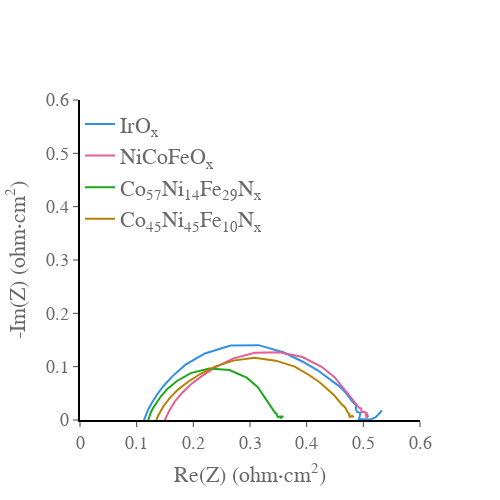

Notebook code for this chart:
### Code cell
import numpy as np
import plotly.graph_objects as go
import pandas as pd
import plotly.express as px
from EC_data_processing_lib import get_header_length
from EC_data_processing_lib import analyse_file
from EC_data_processing_lib import get_decimal_separator
from pandas import DataFrame as df
from Data_setup_AEMEL_NewCell_CP import data_set
import os
from galvani import BioLogic

fig = go.Figure()
colors = px.colors.qualitative.Dark24
fig_title = 'AEMEL'
for i in data_set:
    file = data_set[i]['data_PEIS']
    if not os.path.exists(file):
        print("File not found: " + file)
        continue
    if file.endswith('mpt'):
        headerlength = get_header_length(file)
        data = pd.read_csv(file, encoding='ansi', sep="\t", decimal=get_decimal_separator(file),  skiprows=range(headerlength))
        
    else:
        mpr_file = BioLogic.MPRfile(file)
        data = pd.DataFrame(mpr_file.data)
        
    
    real = data['Re(Z)/Ohm']*5
    imaginary = data['-Im(Z)/Ohm']*5
       
   
    fig.add_trace(go.Scatter(
        x=real,
        y=imaginary,
        name= data_set[i]['label'],
        line_color = colors[data_set[i]['color_index']],
    )
           
    )
fig.update_xaxes(range=[0, 0.6],
    nticks=10,
    ticks='outside',
    showgrid=False, gridwidth=1, gridcolor='grey',
    zeroline=False, zerolinecolor='grey', zerolinewidth= 1,
    showline=True, linewidth=2, linecolor='black')

fig.update_yaxes(range=[0, 0.6],
    nticks=10,
    showgrid=False, gridwidth=1, gridcolor='grey',
    ticks='outside',
    zeroline=True, zerolinecolor='grey', zerolinewidth= 1,
    showline=True, linewidth=2, linecolor='black')
fig.update_layout(
    
    xaxis_title="Re(Z) (ohm⋅cm<sup>2</sup>)",
    yaxis_title="-Im(Z) (ohm⋅cm<sup>2</sup>)",
    font=dict(
        family="Times New Roman, monospace",
        size=18,
        color="dimgrey"
        
    )
)

fig.update_layout({
    "plot_bgcolor": "rgba(0, 0, 0, 0)",
    'paper_bgcolor': 'rgba(0, 0, 0, 0)', #sets the background to be transparent... might appear black in .jpeg but will be transparent in the .svg
})
fig.update_layout(
    width = 500,
    height = 500,
    legend=dict(
    yanchor="top",
    y=0.99,
    xanchor="left",
    x=0,
    font=dict(
        family="Times New Roman, monospace",
        size=22,
        color="dimgrey",
    ),
    )
)
fig.show()
fig.write_image(fig_title + 'PEIS.jpeg')
fig.write_image(fig_title + 'PEIS.svg')

### Figure 1 — Plotly figure (JSON) as saved in the notebook; plotly's stock layout.template omitted (floating-point values rounded to 4 significant figures)
{"data": [{"line": {"color": "#2E91E5"}, "name": "IrO<sub>x</sub>", "type": "scatter", "x": [-0.6123, -0.2104, -0.01916, 0.05224, 0.08914, 0.0957, 0.09659, 0.1008, 0.1037, 0.1076, 0.1109, 0.1155, 0.1205, 0.1272, 0.1355, 0.1467, 0.1628, 0.1864, 0.2205, 0.2657, 0.3151, 0.3588, 0.3931, 0.4187, 0.4387, 0.4577, 0.4695, 0.4795, 0.4886, 0.4863, 0.489, 0.4951, 0.4924, 0.5112, 0.5215, 0.5261, 0.5297, 0.5326], "y": [-0.7517, -0.695, -0.5347, -0.3763, -0.259, -0.1797, -0.1189, -0.07465, -0.04404, -0.02195, -0.005549, 0.008188, 0.02022, 0.03288, 0.04685, 0.06288, 0.08187, 0.1038, 0.1247, 0.1395, 0.1403, 0.127, 0.1093, 0.09363, 0.07834, 0.06314, 0.05048, 0.03596, 0.02634, 0.02274, 0.01499, 0.01324, 0.001927, 0.0007668, 0.004809, 0.009429, 0.01407, 0.01809]}, {"line": {"color": "#E15F99"}, "name": "NiCoFeO<sub>x</sub>", "type": "scatter", "x": [-0.4234, -0.1106, 0.0299, 0.08787, 0.12, 0.1297, 0.1354, 0.1419, 0.149, 0.158, 0.1678, 0.1805, 0.196, 0.2148, 0.2393, 0.2698, 0.3085, 0.3517, 0.3925, 0.4263, 0.4492, 0.4628, 0.4742, 0.4814, 0.4862, 0.4923, 0.4962, 0.4968, 0.5011, 0.5068, 0.5043, 0.5058, 0.509, 0.5072, 0.5062, 0.5078, 0.5064, 0.5042], "y": [-0.4954, -0.4672, -0.3587, -0.2447, -0.1591, -0.1037, -0.06038, -0.027, -0.001646, 0.01839, 0.03547, 0.05125, 0.06694, 0.08227, 0.09894, 0.1151, 0.1259, 0.1272, 0.1181, 0.09985, 0.08017, 0.06225, 0.0486, 0.0388, 0.03204, 0.02317, 0.02147, 0.01496, 0.01522, 0.01268, 0.01164, 0.003882, 0.0088, 0.005113, 0.005176, 0.007369, 0.01086, 0.01125]}, {"line": {"color": "#1CA71C"}, "name": "Co<sub>57</sub>Ni<sub>14</sub>Fe<sub>29</sub>N<sub>x</sub>", "type": "scatter", "x": [-0.566, -0.178, 0.004736, 0.0665, 0.1012, 0.1083, 0.1104, 0.1113, 0.1135, 0.1157, 0.1183, 0.1211, 0.1247, 0.1289, 0.1347, 0.1426, 0.1535, 0.1706, 0.1953, 0.2281, 0.2637, 0.2942, 0.3138, 0.3246, 0.331, 0.3348, 0.3382, 0.3419, 0.3441, 0.3469, 0.3474, 0.3492, 0.3537, 0.3541, 0.3562, 0.3571, 0.3586, 0.3577], "y": [-0.6024, -0.6019, -0.4595, -0.3211, -0.219, -0.1536, -0.1018, -0.06492, -0.0392, -0.02077, -0.007136, 0.003744, 0.01333, 0.0226, 0.03231, 0.04405, 0.05788, 0.07271, 0.08794, 0.09653, 0.09363, 0.07947, 0.06155, 0.04481, 0.03423, 0.02651, 0.02227, 0.0172, 0.01378, 0.01215, 0.008427, 0.005596, 0.006788, 0.003369, 0.004462, 0.006068, 0.007304, 0.006444]}, {"line": {"color": "#B68100"}, "name": "Co<sub>45</sub>Ni<sub>45</sub>Fe<sub>10</sub>N<sub>x</sub>", "type": "scatter", "x": [-0.5403, -0.1664, 0.004517, 0.0673, 0.1039, 0.1122, 0.1179, 0.1226, 0.1293, 0.1371, 0.1472, 0.1589, 0.1734, 0.1909, 0.2119, 0.2382, 0.2708, 0.3076, 0.3454, 0.3789, 0.4035, 0.4234, 0.4372, 0.448, 0.4556, 0.4618, 0.468, 0.4703, 0.4726, 0.4757, 0.4747, 0.4761, 0.4815, 0.4786, 0.4789, 0.4794, 0.4807, 0.4837], "y": [-0.6111, -0.5995, -0.4539, -0.3192, -0.213, -0.143, -0.08747, -0.04652, -0.01629, 0.00665, 0.02577, 0.04205, 0.05744, 0.07175, 0.0862, 0.1, 0.1113, 0.1165, 0.1113, 0.1002, 0.08489, 0.07041, 0.05735, 0.04693, 0.03717, 0.02931, 0.02359, 0.01833, 0.01421, 0.01104, 0.008936, 0.005705, 0.008111, 0.005397, 0.005983, 0.007134, 0.006449, 0.006022]}], "layout": {"font": {"color": "dimgrey", "family": "Times New Roman, monospace", "size": 18}, "height": 500, "legend": {"font": {"color": "dimgrey", "family": "Times New Roman, monospace", "size": 22}, "x": 0, "xanchor": "left", "y": 0.99, "yanchor": "top"}, "paper_bgcolor": "rgba(0, 0, 0, 0)", "plot_bgcolor": "rgba(0, 0, 0, 0)", "width": 500, "xaxis": {"gridcolor": "grey", "gridwidth": 1, "linecolor": "black", "linewidth": 2, "nticks": 10, "range": [0, 0.6], "showgrid": false, "showline": true, "ticks": "outside", "title": {"text": "Re(Z) (ohm⋅cm<sup>2</sup>)"}, "zeroline": false, "zerolinecolor": "grey", "zerolinewidth": 1}, "yaxis": {"gridcolor": "grey", "gridwidth": 1, "linecolor": "black", "linewidth": 2, "nticks": 10, "range": [0, 0.6], "showgrid": false, "showline": true, "ticks": "outside", "title": {"text": "-Im(Z) (ohm⋅cm<sup>2</sup>)"}, "zeroline": true, "zerolinecolor": "grey", "zerolinewidth": 1}}}
